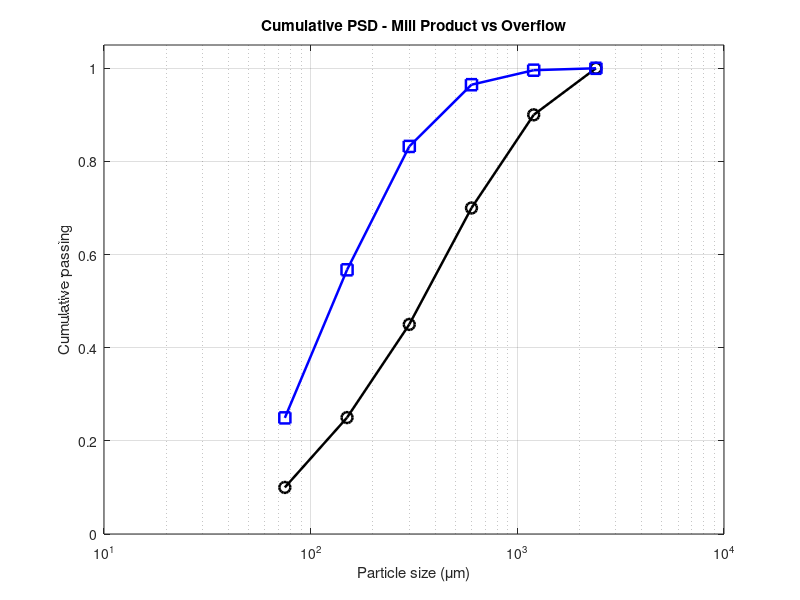

Here is the MATLAB script that generated this plot: (Note: this script raises an error after producing the figure.)
%% =========================================
% Comparison: Mill Product vs Overflow
% =========================================

clear; clc; close all;

%% Size classes
size_classes = [75 150 300 600 1200 2400];

%% Replace these with your real vectors
% Mill product = sortie broyeur avant hydrocyclone
mill_product = [12 18 24 30 24.01 11.99];

% Overflow = sortie fine de l'hydrocyclone
overflow = [29.92 38.15 31.79 15.90 3.741 0.4899];

%% Normalize into PSD
PSD_mill = mill_product / sum(mill_product);
PSD_overflow = overflow / sum(overflow);

%% Cumulative passing
cum_mill = cumsum(PSD_mill);
cum_overflow = cumsum(PSD_overflow);

%% Compute P50 and P80
P50_mill = interp1(cum_mill, size_classes, 0.50, 'linear');
P80_mill = interp1(cum_mill, size_classes, 0.80, 'linear');

P50_overflow = interp1(cum_overflow, size_classes, 0.50, 'linear');
P80_overflow = interp1(cum_overflow, size_classes, 0.80, 'linear');

%% Plot cumulative PSD
figure('Color','w');
plot(size_classes, cum_mill, 'ko-', 'LineWidth', 1.8, 'MarkerSize', 8); hold on;
plot(size_classes, cum_overflow, 'bs-', 'LineWidth', 1.8, 'MarkerSize', 8);

set(gca, 'XScale', 'log');
xlabel('Particle size (\mum)');
ylabel('Cumulative passing');
title('Cumulative PSD - Mill Product vs Overflow');
grid on;
ylim([0 1.05]);

% 50% and 80% reference lines
yline(0.50, '--k', '50%');
yline(0.80, '--k', '80%');

% Mark P50
plot(P50_mill, 0.50, 'ko', 'MarkerSize', 8, 'LineWidth', 1.5);
plot(P50_overflow, 0.50, 'bs', 'MarkerSize', 8, 'LineWidth', 1.5);

% Mark P80
plot(P80_mill, 0.80, 'ko', 'MarkerSize', 8, 'LineWidth', 1.5);
plot(P80_overflow, 0.80, 'bs', 'MarkerSize', 8, 'LineWidth', 1.5);

% Vertical lines
xline(P50_mill, '--k', sprintf('Mill P50 = %.1f \\mum', P50_mill), 'LineWidth', 1.2);
xline(P80_mill, '--k', sprintf('Mill P80 = %.1f \\mum', P80_mill), 'LineWidth', 1.2);

xline(P50_overflow, '--b', sprintf('Overflow P50 = %.1f \\mum', P50_overflow), 'LineWidth', 1.2);
xline(P80_overflow, '--b', sprintf('Overflow P80 = %.1f \\mum', P80_overflow), 'LineWidth', 1.2);

legend('Mill Product', 'Overflow', 'Location', 'best');
hold off;

%% Print values
fprintf('\n===== Mill Product vs Overflow =====\n');
fprintf('Mill Product  P50 = %.2f µm\n', P50_mill);
fprintf('Mill Product  P80 = %.2f µm\n', P80_mill);
fprintf('Overflow      P50 = %.2f µm\n', P50_overflow);
fprintf('Overflow      P80 = %.2f µm\n', P80_overflow);
fprintf('====================================\n\n');
